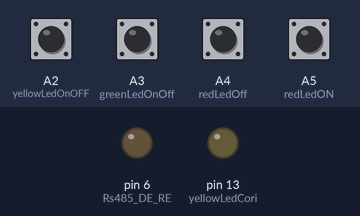
Bench run of a sketch on a simulated Arduino Uno, built with avr-gcc and run on an emulated ATmega328P. Parts: output pins drawn as LEDs (lit = HIGH). The test bench sets the inputs (shaded band); at power-on: A2 (yellowLedOnOFF), A3 (greenLedOnOff), A4 (redLedOff), A5 (redLedON) HIGH.

Above: at 1.2 s.
1.3 s: A2 (yellowLedOnOFF) pulled LOW for 0.15 s
At 2.0 s:
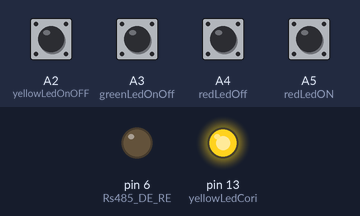
2.9 s: A2 (yellowLedOnOFF) pulled LOW for 1 s
At 3.2 s:
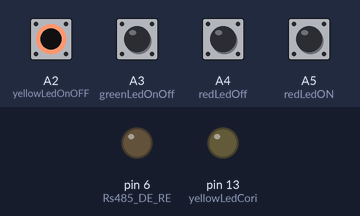
Timing chart, 0 to 5.9 s (numbered marks = the images above; inputs shaded):
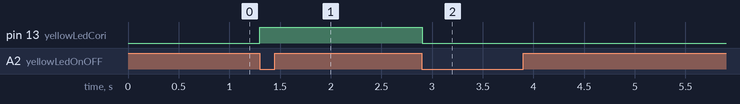

Measured:
- after the input at 1.3 s, pin 13 (yellowLedCori): LOW → HIGH at once
- after the input at 2.9 s, pin 13 (yellowLedCori): HIGH → LOW at once

The sketch:

BedSideModuleProgram_Raw.ino
```cpp
// Bed side module program
#include <SoftwareSerial.h>
const int bufferSize = 4;
const String ID = "101";
String message[bufferSize];

#define redLedCori      8 //14
#define greenLedCori    12 //18
#define yellowLedCori   13 //19

#define redLedBed     2 //4
#define greenLedBed   4 //6
#define yellowLedBed  7 //13

#define redLedON   A5 //28
#define redLedOff  A4 //27

#define greenLedOnOff   A3 //26
#define yellowLedOnOFF  A2 //25

bool yellowButtonPressed = false;   // To track button state
unsigned long yellowLastDebounceTime = 0;  // Last time button state changed

bool greenButtonPressed = false;  // To track green button state
unsigned long greenLastDebounceTime = 0;  // Last time green button state changed

const unsigned long debounceDelay = 50;  // Debounce delay

char redLedStatus = '.';
char greenLedStatus = '.';
char yellowLedStatus = '.';

#define RS485_RO 5 // 11
#define RS485_DI 6 // 12
#define Rs485_DE_RE 6 // 12
SoftwareSerial RS_SLAVE(RS485_RO, RS485_DI);

void setup() {
  digitalWrite(redLedON,       INPUT_PULLUP);
  digitalWrite(redLedOff,      INPUT_PULLUP);
  digitalWrite(greenLedOnOff,  INPUT_PULLUP);
  digitalWrite(yellowLedOnOFF, INPUT_PULLUP);

  Serial.begin(9600);
  // Serial.println("--------");

  digitalWrite(redLedCori, LOW);
  digitalWrite(redLedBed,  LOW);
  digitalWrite(greenLedCori, LOW);
  digitalWrite(greenLedBed, LOW);
  //------------------------------//
  pinMode(yellowLedCori, OUTPUT);
  digitalWrite(yellowLedCori, LOW);
  digitalWrite(yellowLedBed, LOW);

  RS_SLAVE.begin(9600);
  pinMode(Rs485_DE_RE, OUTPUT);
  digitalWrite(Rs485_DE_RE, HIGH);

}

void loop() {
  if(digitalRead(redLedON) == LOW && redLedStatus == '.' && greenLedStatus == '.' && yellowLedStatus == '.'){
    digitalWrite(redLedCori, HIGH);
    digitalWrite(redLedBed,  HIGH);
    redLedStatus = 'R';
    //Serial.println("red.........");
    //RS_SLAVE.write("RED On*");
    delay(100);
  }

  if(digitalRead(redLedOff) == LOW && redLedStatus == 'R'){
    digitalWrite(redLedCori, LOW);
    digitalWrite(redLedBed,  LOW);
    redLedStatus = '.';
    //Serial.println("red of.........");
    //RS_SLAVE.write("RED Off*");
    delay(100);
  }

  //int greenButtonState = digitalRead(greenLedOnOff);

  // Check for button press (LOW) and debounce
  if (digitalRead(greenLedOnOff) == LOW && !greenButtonPressed && (millis() - greenLastDebounceTime > debounceDelay)) {
    greenButtonPressed = true;  // Record button press
    greenLastDebounceTime = millis();  // Reset debounce timer

    if (redLedStatus == '.' && greenLedStatus == '.') {
      digitalWrite(greenLedCori, HIGH);
      digitalWrite(greenLedBed, HIGH);
      greenLedStatus = 'G';
      //RS_SLAVE.write("Green On*");
    }
    else if (redLedStatus == '.' && greenLedStatus == 'G') {
      digitalWrite(greenLedCori, LOW);
      digitalWrite(greenLedBed, LOW);
      greenLedStatus = '.';
      //RS_SLAVE.write("Green Off*");
    }
    delay(100);  // Add a small delay to prevent accidental double toggles
  }

  // Check if green button is released
  if (digitalRead(greenLedOnOff) == HIGH) {
    greenButtonPressed = false;  // Reset button pressed state
  }

  // Read the state of the button
  //int buttonState = digitalRead(yellowLedOnOFF);

  // Check for button press (LOW) and debounce
  if (digitalRead(yellowLedOnOFF) == LOW && !yellowButtonPressed && (millis() - yellowLastDebounceTime > debounceDelay)) {
    yellowButtonPressed = true;  // Record button press
    yellowLastDebounceTime = millis();  // Reset debounce timer

    if (redLedStatus == '.' && yellowLedStatus == '.') {
      digitalWrite(yellowLedCori, HIGH);
      digitalWrite(yellowLedBed, HIGH);
      yellowLedStatus = 'Y';
      //RS_SLAVE.write("yellow On*");
    }
    else if (redLedStatus == '.' && yellowLedStatus == 'Y') {
      digitalWrite(yellowLedCori, LOW);
      digitalWrite(yellowLedBed, LOW);
      yellowLedStatus = '.';
      //RS_SLAVE.write("yellow Off*");
    }
    delay(100);  // Add a small delay to prevent accidental double toggles
  }

  // Check if button is released
  if (digitalRead(yellowLedOnOFF)) {
    yellowButtonPressed = false;  // Reset button pressed state
  }

  digitalWrite(Rs485_DE_RE, LOW);
  if(RS_SLAVE.available()){

    String tempID = "";
    while(RS_SLAVE.available()){
      tempID += char(RS_SLAVE.read());
      delay(5);
    }

    if(tempID == ID){
      digitalWrite(Rs485_DE_RE, HIGH);
      message[0] = ID;
      message[1] = redLedStatus;
      message[2] = greenLedStatus;
      message[3] = yellowLedStatus;

      for (int i = 0; i < bufferSize; i++) {
        if(i < (bufferSize - 1)){
          message[i] += "|";
        }
        RS_SLAVE.write(message[i].c_str());
      }
    }
  }
  delay(50);
}
```
